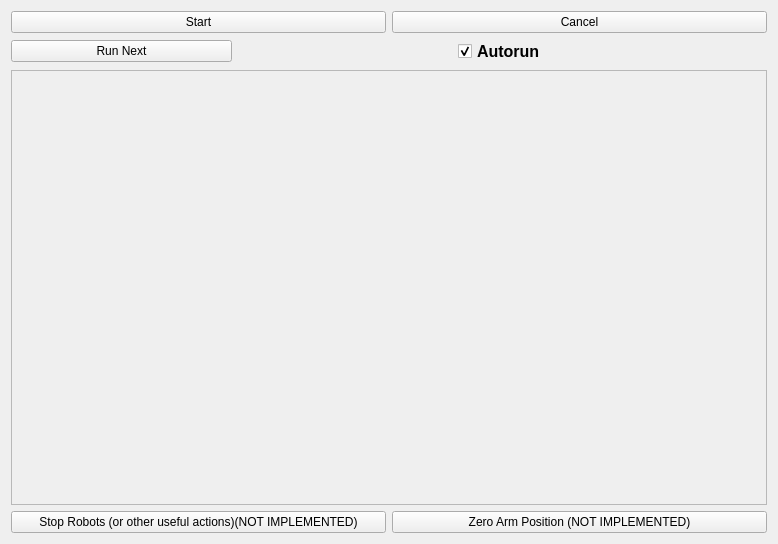
<?xml version="1.0" encoding="UTF-8"?>
<ui version="4.0">
 <class>SrGuiEventSequenceUi</class>
 <widget class="QWidget" name="SrGuiEventSequenceUi">
  <property name="geometry">
   <rect>
    <x>0</x>
    <y>0</y>
    <width>778</width>
    <height>544</height>
   </rect>
  </property>
  <property name="windowTitle">
   <string>Event Sequence</string>
  </property>
  <layout class="QGridLayout" name="gridLayout">
   <item row="1" column="1">
    <layout class="QVBoxLayout" name="verticalLayout_2">
     <item>
      <layout class="QVBoxLayout" name="general_info_area"/>
     </item>
     <item>
      <layout class="QVBoxLayout" name="step_info_area"/>
     </item>
    </layout>
   </item>
   <item row="1" column="0">
    <layout class="QVBoxLayout" name="verticalLayout">
     <item>
      <layout class="QHBoxLayout" name="horizontalLayout">
       <item>
        <widget class="QPushButton" name="btn_start">
         <property name="sizePolicy">
          <sizepolicy hsizetype="MinimumExpanding" vsizetype="Fixed">
           <horstretch>0</horstretch>
           <verstretch>0</verstretch>
          </sizepolicy>
         </property>
         <property name="toolTip">
          <string>Run object detection and fill table with detected objects. Double click object in table to attempt pickup.</string>
         </property>
         <property name="text">
          <string>Start</string>
         </property>
        </widget>
       </item>
       <item>
        <widget class="QPushButton" name="btn_cancel">
         <property name="sizePolicy">
          <sizepolicy hsizetype="Expanding" vsizetype="Fixed">
           <horstretch>0</horstretch>
           <verstretch>0</verstretch>
          </sizepolicy>
         </property>
         <property name="toolTip">
          <string>Move the arm into a good position to start detecting objects.</string>
         </property>
         <property name="text">
          <string>Cancel</string>
         </property>
         <property name="default">
          <bool>false</bool>
         </property>
         <property name="flat">
          <bool>false</bool>
         </property>
        </widget>
       </item>
      </layout>
     </item>
     <item>
      <layout class="QHBoxLayout" name="horizontalLayout_3">
       <item>
        <widget class="QPushButton" name="btn_next">
         <property name="sizePolicy">
          <sizepolicy hsizetype="MinimumExpanding" vsizetype="Fixed">
           <horstretch>0</horstretch>
           <verstretch>0</verstretch>
          </sizepolicy>
         </property>
         <property name="text">
          <string>Run Next</string>
         </property>
        </widget>
       </item>
       <item>
        <spacer name="horizontalSpacer_2">
         <property name="orientation">
          <enum>Qt::Horizontal</enum>
         </property>
         <property name="sizeHint" stdset="0">
          <size>
           <width>40</width>
           <height>20</height>
          </size>
         </property>
        </spacer>
       </item>
       <item>
        <widget class="QCheckBox" name="autorun_checkBox">
         <property name="font">
          <font>
           <pointsize>12</pointsize>
           <weight>75</weight>
           <bold>true</bold>
          </font>
         </property>
         <property name="text">
          <string>Autorun</string>
         </property>
         <property name="checked">
          <bool>true</bool>
         </property>
        </widget>
       </item>
       <item>
        <spacer name="horizontalSpacer">
         <property name="orientation">
          <enum>Qt::Horizontal</enum>
         </property>
         <property name="sizeHint" stdset="0">
          <size>
           <width>40</width>
           <height>20</height>
          </size>
         </property>
        </spacer>
       </item>
      </layout>
     </item>
     <item>
      <widget class="QScrollArea" name="step_list_scrollArea">
       <property name="widgetResizable">
        <bool>true</bool>
       </property>
       <widget class="QWidget" name="step_list_scrollAreaWidgetContents">
        <property name="geometry">
         <rect>
          <x>0</x>
          <y>0</y>
          <width>746</width>
          <height>417</height>
         </rect>
        </property>
        <layout class="QVBoxLayout" name="step_list_layout"/>
       </widget>
      </widget>
     </item>
     <item>
      <layout class="QHBoxLayout" name="horizontalLayout_2">
       <item>
        <widget class="QPushButton" name="btn_stop_robots">
         <property name="text">
          <string>Stop Robots (or other useful actions)(NOT IMPLEMENTED)</string>
         </property>
        </widget>
       </item>
       <item>
        <widget class="QPushButton" name="btn_zero_position">
         <property name="sizePolicy">
          <sizepolicy hsizetype="Minimum" vsizetype="Fixed">
           <horstretch>0</horstretch>
           <verstretch>0</verstretch>
          </sizepolicy>
         </property>
         <property name="minimumSize">
          <size>
           <width>160</width>
           <height>0</height>
          </size>
         </property>
         <property name="toolTip">
          <string>Set all arm motors to 0.</string>
         </property>
         <property name="text">
          <string>Zero Arm Position (NOT IMPLEMENTED)</string>
         </property>
        </widget>
       </item>
      </layout>
     </item>
    </layout>
   </item>
  </layout>
 </widget>
 <resources/>
 <connections/>
</ui>
